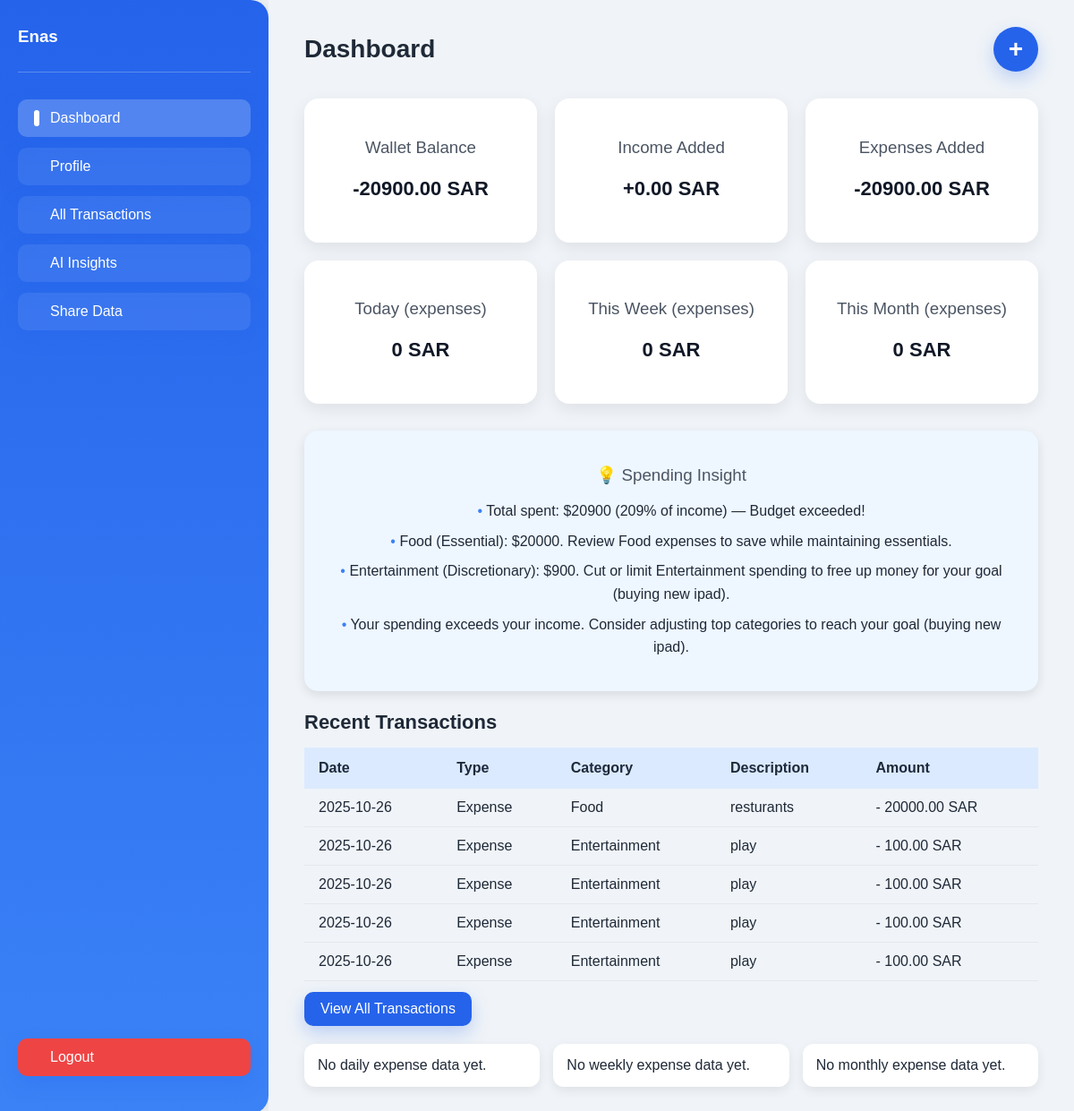
The page /dashboard (signed in) on the database its author committed.
### models.py (models this page shows)
class User(db.Model):
    id = db.Column(db.Integer, primary_key=True)
    name = db.Column(db.String(150), nullable=False)
    email = db.Column(db.String(150), unique=True, nullable=False)
    password_hash = db.Column(db.String(256), nullable=False)
    birthday = db.Column(db.Date, nullable=False)
    income = db.Column(db.Float, nullable=False)
    currency = db.Column(db.String(10), nullable=False, default='SAR')
    budget_style = db.Column(db.String(50), default='Balanced')
    goals = db.Column(db.String(500))
    week_start = db.Column(db.String(20), default='Monday')
    gender = db.Column(db.String(20), nullable=False)
    created_at = db.Column(db.DateTime, default=datetime.utcnow)

class Expense(db.Model):
    id = db.Column(db.Integer, primary_key=True)
    user_id = db.Column(db.Integer, db.ForeignKey('user.id'), nullable=False)
    amount = db.Column(db.Float, nullable=False)
    category = db.Column(db.String(50), nullable=False)
    description = db.Column(db.String(200))
    date = db.Column(db.DateTime, default=datetime.utcnow)
    user = db.relationship('User', backref=db.backref('expenses', lazy=True))

### app.py (the view, shortened to what this page needs)
@app.route('/dashboard', methods=['GET', 'POST'])
def dashboard():
    user = get_current_user()
    if user is None:
        return redirect(url_for('login'))
    expenses = Expense.query.filter_by(user_id=user.id).order_by(Expense.date.desc()).all()
    incomes = Income.query.filter_by(user_id=user.id).order_by(Income.date.desc()).all()
    today = datetime.utcnow().date()
    week_start = today - timedelta(days=today.weekday())
    month_start = today.replace(day=1)
    def expense_sum(filters):
        return db.session.query(func.sum(Expense.amount)).filter(filters).scalar() or 0
    def income_sum(filters):
        return db.session.query(func.sum(Income.amount)).filter(filters).scalar() or 0
    daily_total = expense_sum((Expense.user_id == user.id) & (func.date(Expense.date) == today))
    weekly_total = expense_sum((Expense.user_id == user.id) & (func.date(Expense.date) >= week_start))
    monthly_total = expense_sum((Expense.user_id == user.id) & (func.date(Expense.date) >= month_start))
    income_added = income_sum(Income.user_id == user.id)
    expense_added = expense_sum(Expense.user_id == user.id)
    wallet_balance = income_added - expense_added
    def category_data(start_date=None):
        q = db.session.query(Expense.category, func.sum(Expense.amount)).filter(
            Expense.user_id == user.id
        )
        if start_date:
            q = q.filter(func.date(Expense.date) >= start_date)
        results = q.group_by(Expense.category).all()
        if not results:
            return [], []  # safe fallback
        labels, values = zip(*results)
        return list(labels), list(values)
    daily_labels, daily_values = category_data(today)
    weekly_labels, weekly_values = category_data(week_start)
    monthly_labels, monthly_values = category_data(month_start)
    insight = generate_rule_based_insight(
        expenses=expenses,
        income=user.income,
        budget_style=user.budget_style,
        goals=user.goals,
    )
    transactions = []
    for e in expenses:
        transactions.append({
            "date": e.date,
            "flow": "expense",
            "category": e.category,
            "description": e.description,
            "amount": e.amount,
        })
    transactions.sort(key=lambda x: x["date"], reverse=True)
    return render_template(
        'dashboard.html', user=user, transactions=transactions, categories=CATEGORIES,
        daily_total=daily_total, weekly_total=weekly_total, monthly_total=monthly_total,
        daily_labels=daily_labels, daily_values=daily_values,
        weekly_labels=weekly_labels, weekly_values=weekly_values,
        monthly_labels=monthly_labels, monthly_values=monthly_values,
        insight=insight,
        wallet_balance=wallet_balance,
        income_added=income_added,
        expense_added=expense_added
    )

### app.py (called while the page is built)
def get_current_user():
    user_id = session.get('user_id')
    if not user_id:
        return None
    user = User.query.get(user_id)
    if user is None:
        return None
    _ = user.email
    return user

def _generate_csrf_token():
    token = session.get('csrf_token')
    if not token:
        token = secrets.token_hex(16)
        session['csrf_token'] = token
    return token

@app.before_request
def _csrf_protect():
    if request.method in ('POST', 'PUT', 'DELETE'):
        sent = request.form.get('_csrf')
        session_token = session.get('csrf_token')
        if not sent or not session_token or sent != session_token:
            abort(400)

### templates/dashboard.html (shortened to what this page needs)
<!DOCTYPE html>
<html lang="en">
<head>
<link rel="stylesheet" href="{{ url_for('static', filename='css/dashboard.css') }}">
</head>
<body>
<div class="dashboard-container">
    <div class="sidebar">
        <div class="user-info">
            <h3>{{ user.name }}</h3>
        </div>
        <a href="{{ url_for('dashboard') }}" class="btn active">Dashboard</a>
        <a href="{{ url_for('profile') }}" class="btn">Profile</a>
        <a href="{{ url_for('all_transactions') }}" class="btn">All Transactions</a>
        <a href="{{ url_for('ai_insights_page') }}" class="btn">AI Insights</a>
        <a href="{{ url_for('share') }}" class="btn">Share Data</a>
        <a href="{{ url_for('logout') }}" class="btn logout">Logout</a>
    </div>
    <div class="main-content">
        <div class="top-bar">
            <h2>Dashboard</h2>
            <div style="display:flex; gap:10px;">
                <button class="btn add-expense" onclick="openPopup()">+</button>
            </div>
        </div>
        <div class="cards">
            <div class="card">
                <h3>Wallet Balance</h3>
                <p>{{ "%.2f"|format(wallet_balance) }} {{ user.currency }}</p>
            </div>
            <div class="card">
                <h3>Income Added</h3>
                <p>+{{ "%.2f"|format(income_added) }} {{ user.currency }}</p>
            </div>
            <div class="card">
                <h3>Expenses Added</h3>
                <p>-{{ "%.2f"|format(expense_added) }} {{ user.currency }}</p>
            </div>
            <div class="card">
                <h3>Today (expenses)</h3>
                <p>{{ daily_total }} {{ user.currency }}</p>
            </div>
            <div class="card">
                <h3>This Week (expenses)</h3>
                <p>{{ weekly_total }} {{ user.currency }}</p>
            </div>
            <div class="card">
                <h3>This Month (expenses)</h3>
                <p>{{ monthly_total }} {{ user.currency }}</p>
            </div>
        </div>
<div class="card" style="padding:20px; margin-top:20px; background:#eef6ff; border-radius:15px; box-shadow: 0 4px 12px rgba(0,0,0,0.1);">
    <h3 style="margin-bottom:15px;">💡 Spending Insight</h3>
    <ul style="list-style: none; padding-left: 0; line-height: 1.6;">
        {% for line in insight.split('\n') %}
            <li style="margin-bottom:8px;">
                <span style="color:#3b82f6;">•</span> {{ line }}
            </li>
        {% endfor %}
    </ul>
</div>
        <div class="recent-transactions">
            <h3>Recent Transactions</h3>
            <table>
                <thead>
                    <tr>
                        <th>Date</th>
                        <th>Type</th>
                        <th>Category</th>
                        <th>Description</th>
                        <th>Amount</th>
                    </tr>
                </thead>
                <tbody>
                    {% for expense in transactions[:5] %}
                    <tr>
                        <td>{{ expense.date.strftime('%Y-%m-%d') }}</td>
                        <td>{{ expense.flow|capitalize }}</td>
                        <td>{{ expense.category }}</td>
                        <td>{{ expense.description }}</td>
                        <td>
                            {% if expense.flow == 'income' %}+{% else %}-{% endif %}
                            {{ "%.2f"|format(expense.amount) }} {{ user.currency }}
                        </td>
                    </tr>
                    {% endfor %}
                </tbody>
            </table>
            <a href="{{ url_for('all_transactions') }}" class="btn view-all">View All Transactions</a>
        </div>
        <div class="charts">
        <div class="chart-container">
            <div id="dailyFallback" class="chart-fallback" style="display:none;">No daily expense data yet.</div>
        </div>
        <div class="chart-container">
            <div id="weeklyFallback" class="chart-fallback" style="display:none;">No weekly expense data yet.</div>
        </div>
        <div class="chart-container">
            <div id="monthlyFallback" class="chart-fallback" style="display:none;">No monthly expense data yet.</div>
        </div>
        </div>
    </div>
</div>
</body>
</html>

### static/css/dashboard.css (style rules this page uses)
body { margin: 0; font-family: "Poppins", sans-serif; background-color: #f0f4f8; color: #1f2937; }
.dashboard-container { display: flex; min-height: 100vh; }
.sidebar { width: 260px; background: linear-gradient(180deg, #2563eb, #3b82f6); color: #fff; display: flex; flex-direction: column; padding: 30px 20px; box-shadow: 2px 0 15px rgba(0,0,0,0.1); border-radius: 0 20px 20px 0; }
.sidebar h2, .sidebar h3 { margin: 0 0 8px 0; font-weight: 700; }
.sidebar .user-info { margin-bottom: 30px; border-bottom: 1px solid rgba(255,255,255,0.25); padding-bottom: 20px; }
.sidebar .btn { display: flex; align-items: center; padding: 12px 18px; margin-bottom: 12px; border-radius: 10px; color: #fff; text-decoration: none; font-weight: 500; background: rgba(255,255,255,0.07); transition: all 0.2s ease; position: relative; }
.sidebar .btn:hover, .sidebar .btn.active { background-color: rgba(255,255,255,0.2); }
.sidebar .btn::before { content: ''; width: 6px; height: 100%; background-color: #fff; border-radius: 3px; margin-right: 12px; opacity: 0; transition: opacity 0.2s ease; }
.sidebar .btn.active::before, .sidebar .btn:hover::before { opacity: 1; }
.sidebar .logout { margin-top: auto; background-color: #ef4444; transition: all 0.2s ease; }
.main-content { flex: 1; padding: 30px 40px; background-color: #f0f4f8; overflow-y: auto; max-height: 100vh; }
.top-bar { display: flex; justify-content: space-between; align-items: center; margin-bottom: 30px; }
.btn { border: none; padding: 10px 16px; border-radius: 10px; cursor: pointer; font-weight: 600; text-decoration: none; display: inline-block; background: #2563eb; color: #fff; box-shadow: 0 8px 20px rgba(37,99,235,0.25); transition: all 0.2s ease; }
.top-bar h2 { margin: 0; font-size: 28px; font-weight: 600; color: #1f2937; }
.top-bar .add-expense { font-size: 28px; font-weight: bold; border-radius: 50%; width: 50px; height: 50px; padding: 0; text-align: center; line-height: 50px; background-color: #2563eb; color: #fff; border: none; cursor: pointer; transition: all 0.2s ease; }
.cards { display: flex; gap: 20px; margin-bottom: 30px; flex-wrap: wrap; }
.card { flex: 1; background-color: #fff; padding: 25px 20px; border-radius: 16px; box-shadow: 0 6px 18px rgba(0,0,0,0.08); min-width: 180px; text-align: center; transition: transform 0.2s ease; }
.card h3 { margin-bottom: 12px; font-weight: 500; color: #4b5563; }
.card p { font-size: 22px; font-weight: 600; color: #111827; }
.recent-transactions h3 { margin-bottom: 15px; font-size: 22px; font-weight: 600; color: #1f2937; }
table { width: 100%; border-collapse: collapse; min-width: 650px; }
thead { background-color: #dbeafe; }
thead th { padding: 14px 16px; text-align: left; font-weight: 600; color: #1e293b; }
tbody td { padding: 12px 16px; border-bottom: 1px solid #e5e7eb; }
.view-all { display: inline-block; margin-top: 12px; background-color: #2563eb; color: #fff; padding: 10px 18px; border-radius: 10px; text-decoration: none; font-weight: 500; transition: background 0.2s ease; }
.charts { display: flex; justify-content: space-between; flex-wrap: nowrap; gap: 15px; margin-top: 20px; }
.chart-container { flex: 1; max-width: 30%; background: #fff; padding: 15px; border-radius: 12px; box-shadow: 0 4px 12px rgba(0,0,0,0.08); }

### rows shown on the page
User: name "Enas", currency "SAR"
Expense: date "2025-10-26", flow "Expense", category "Food", description "resturants", amount "20000.00"
Expense: date "2025-10-26", flow "Expense", category "Entertainment", description "play", amount "100.00"
Expense: date "2025-10-26", flow "Expense", category "Entertainment", description "play", amount "100.00"
Expense: date "2025-10-26", flow "Expense", category "Entertainment", description "play", amount "100.00"
Expense: date "2025-10-26", flow "Expense", category "Entertainment", description "play", amount "100.00"

### other values the page prints
{{ "%.2f"|format(wallet_balance) }} "-20900.00"
{{ "%.2f"|format(income_added) }} "0.00"
{{ "%.2f"|format(expense_added) }} "20900.00"
{{ daily_total }} "0"
{{ weekly_total }} "0"
{{ monthly_total }} "0"
{{ line }} "Total spent: $20900 (209% of income) — Budget exceeded!" "Food (Essential): $20000. Review Food expenses to save while maintaining essentials." "Entertainment (Discretionary): $900. Cut or limit Entertainment spending to free up money for your goal (buying new ipad)." "Your spending exceeds your income. Consider adjusting top categories to reach your goal (buying new ipad)."
